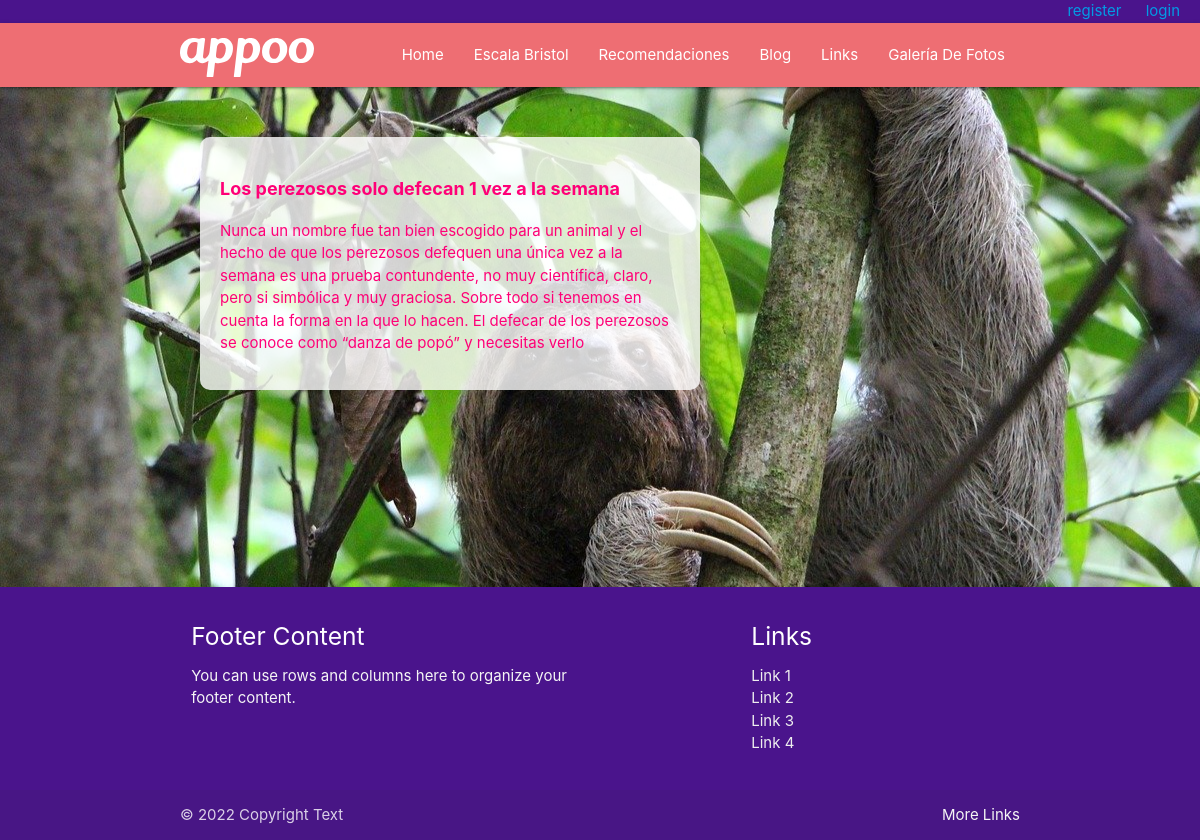
The page / on the database its author committed.
### web/models.py (models this page shows)
class Funfact(models.Model):
    idm = models.CharField(max_length=100)
    title = models.CharField(max_length=100)
    text = models.CharField(max_length=1000)
    photo = models.ImageField(
        upload_to='media/photo_funfacts',
        default='media/default/default.jpg',
        blank=True)

### web/views.py (the view)
# urls.py: 2. Add a URL to urlpatterns:  path('', views.home, name='home')
def home(request):
  len_obj = len(Funfact.objects.all())
  query_funfacts = Funfact.objects.all()[randint(0, len_obj-1)]
  return render(request,'web/home.html',{'query_funfacts':query_funfacts})

### web/templates/web/home.html (shortened to what this page needs)
{% extends 'base-main.html' %}
{% load static %}
{% block content %}
    <div class="parallax-container">
        <div class="parallax"><img src="{{ query_funfacts.photo }}"></div>
        <div class="card-me">
            <p class="txt1">
                {{ query_funfacts.title }}
            </p>
            <p class="txt2">
                {{ query_funfacts.text }}
            </p>
        </div>
    </div>
{% endblock %}

### web/static/web/css/style-base.css (style rules this page uses)
.card-me { position: relative; display: block; left: 50%; margin-left: -250px; width: 500px; padding: 20px; border-radius: 10px; background: rgba(255,255,255,0.8); color: #f07; }
.card-me .txt1 { font-size: 120%; font-weight: bold; }
.card1 { margin-top: 50px; left: 50%; margin-left: -400px; width: 500px; }

### rows shown on the page
Funfact: photo (picture), title "Los perezosos solo defecan 1 vez a la semana", text "Nunca un nombre fue tan bien escogido para un animal y el hecho de que los perezosos defequen una única vez a la semana es una prueba contundente, no muy científica, claro, pero si simbólica y muy graciosa. Sobre todo si tenemos en cuenta la forma en la que lo hacen. El defecar de los perezosos se conoce como “danza de popó” y necesitas verlo"
